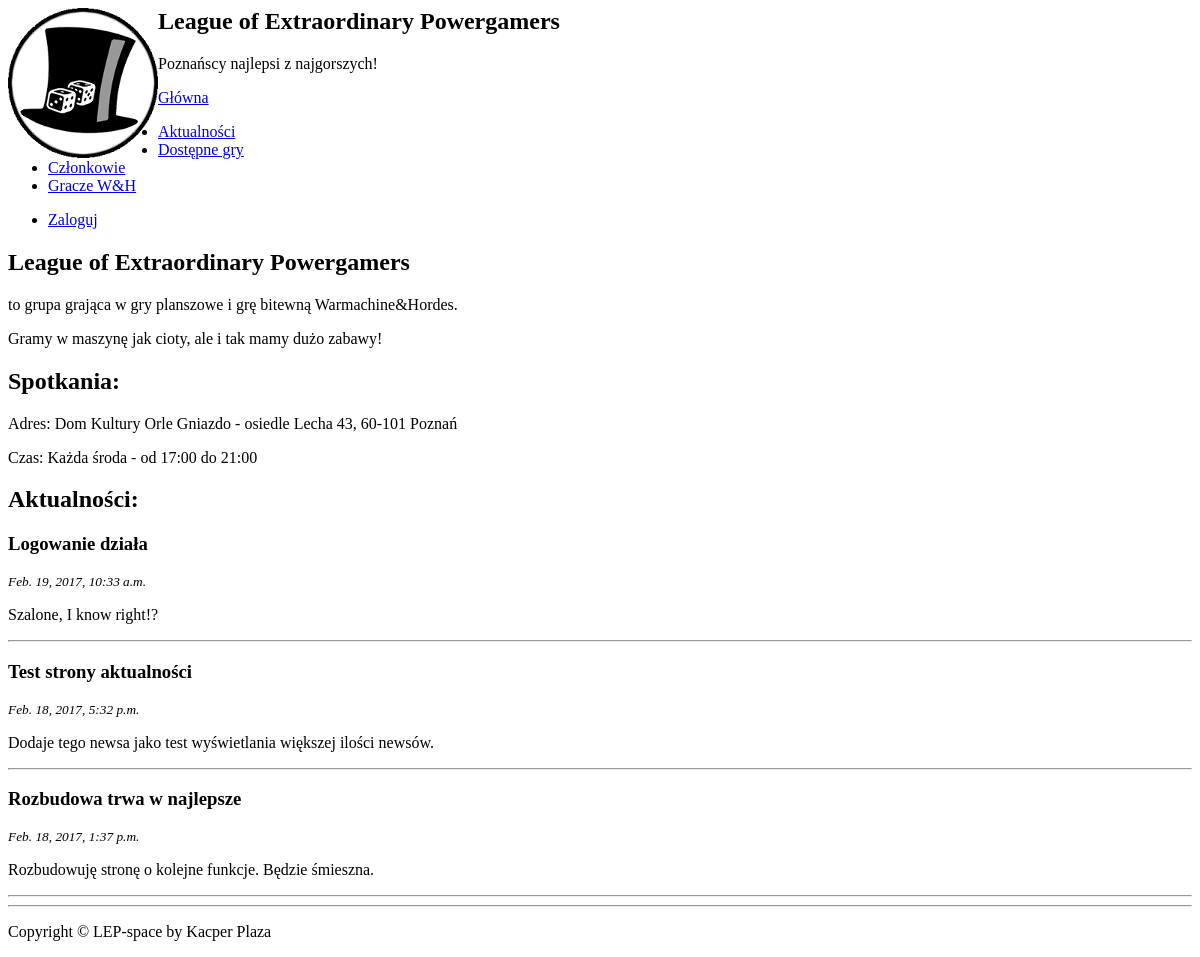
The page / on the database its author committed.
### lep/models.py (models this page shows, shortened)
class News(models.Model):
    class Meta:
        verbose_name = 'news'
        verbose_name_plural = 'news'
    title = models.CharField('title', max_length=255)
    text = models.TextField('text')
    author = models.ForeignKey(User, related_name='news', verbose_name='author')
    created = models.DateTimeField('created', auto_now_add=True)

### lep/views.py (the view)
# urls.py: url(r'^$', lep_views.index, name='index'),
def index(request):
    if str(request.user) != "AnonymousUser":
        if Member.objects.all().filter(user=request.user).count() != 1:
            print('creating blog')
            member = Member(user=request.user)
            member.save()
    news_list = News.objects.order_by('-created').all()[:3]
    template = loader.get_template("index.html")
    context = {
        'news_list': news_list,
    }
    return HttpResponse(template.render(context,request))

### lep/templates/index.html (shortened to what this page needs)
{% extends 'base.html' %}
{% load i18n %}
{% load staticfiles %}
{% load bootstrap3 %}
{% load bootstrap_themes %}
{% block bootstrap3_page_content %}
<div class="container-fluid">
  <div class="row-fluid">
    <div class="col-sm-6">
      <h2>League of Extraordinary Powergamers</h2>
      <p>to grupa grająca w gry planszowe i grę bitewną Warmachine&Hordes.</p>
      <p>Gramy w maszynę jak cioty, ale i tak mamy dużo zabawy!</p>
      <h2>Spotkania:</h2>
      <p>Adres: Dom Kultury Orle Gniazdo - osiedle Lecha 43, 60-101 Poznań</p>
      <p>Czas: Każda środa - od 17:00 do 21:00</p>
    </div>
    <div class="col-sm-6">
      <h2>Aktualności:</h2>
            {% for news in news_list %}
              <h3>{{news.title}}</h3>
              <p><small><i>{{news.created}}</i></small></p>
              <p>{{news.text}}</p>
                      <hr>
            {% endfor %}
    </div>
  </div>
</div>
{% endblock %}

### rows shown on the page
News: title "Logowanie działa", created "Feb. 19, 2017, 10:33 a.m.", text "Szalone, I know right!?"
News: title "Test strony aktualności", created "Feb. 18, 2017, 5:32 p.m.", text "Dodaje tego newsa jako test wyświetlania większej ilości newsów."
News: title "Rozbudowa trwa w najlepsze", created "Feb. 18, 2017, 1:37 p.m.", text "Rozbudowuję stronę o kolejne funkcje. Będzie śmieszna."
